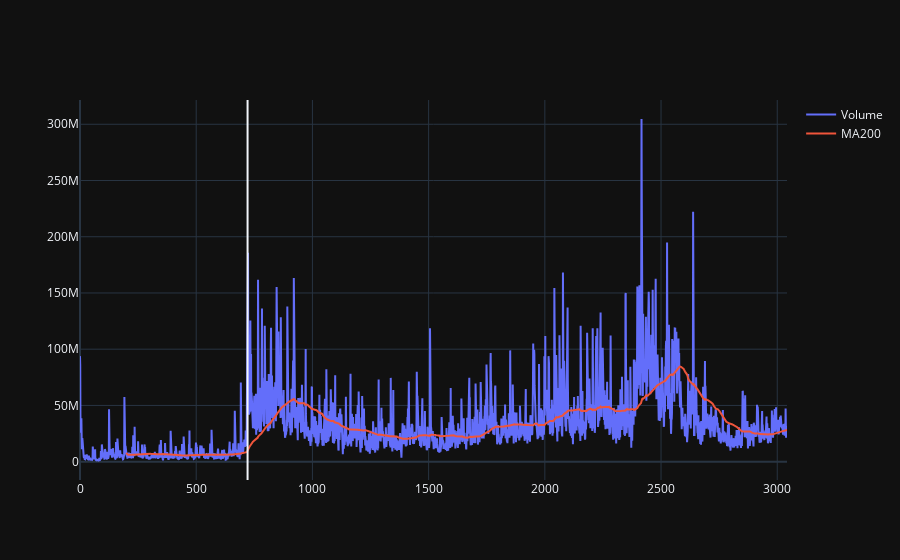

Source (notebook cell):
### Code cell
# Visualizing time series and a moving average
fig = go.Figure()
fig.add_trace(go.Scatter(y = test['Volume'], mode = 'lines', name = 'Volume'))
fig.add_trace(go.Scatter(y = test['MA' + window], mode = 'lines', name = 'MA' + window))
fig.add_vline(x = test[test['Rise']].head(1).index[0])
fig.show()

### Figure 1 — Plotly figure (JSON) as saved in the notebook; plotly's stock layout.template omitted (floating-point values rounded to 4 significant figures; data arrays with more than 128 entries replaced by an {"elided": "..."} marker saying what was removed)
{"data": [{"mode": "lines", "name": "Volume", "type": "scatter", "y": {"elided": "3043 int values"}}, {"mode": "lines", "name": "MA200", "type": "scatter", "y": {"elided": "3043 float values"}}], "layout": {"shapes": [{"type": "line", "x0": 721, "x1": 721, "xref": "x", "y0": 0, "y1": 1, "yref": "y domain"}]}}
